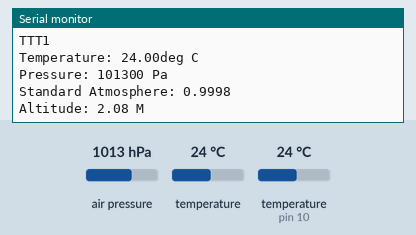
This sketch was run on a simulated Arduino Uno, built with avr-gcc and run on an emulated ATmega328P. Shown: the last lines printed to the serial monitor. Wiring (inferred from the names in the program): BMP180 pressure sensor at I2C address 0x77. The test bench sets the inputs (shaded band); at power-on: temperature (sensor on pin 10) 24 °C, air pressure 1013 hPa, temperature 24 °C.

Above: at 3.8 s.
3.9 s: temperature (sensor on pin 10) set to 12 °C
At 5.3 s:
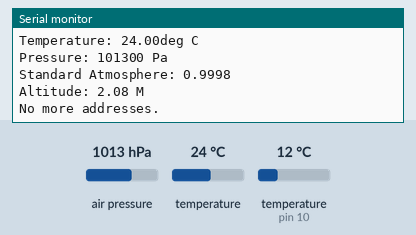
9.9 s: temperature (sensor on pin 10) set to 28 °C
At 16.4 s:
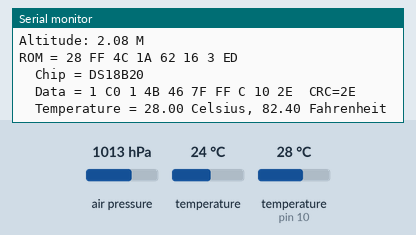
23.4 s: temperature (sensor on pin 10) set to 33 °C
At 30.4 s:
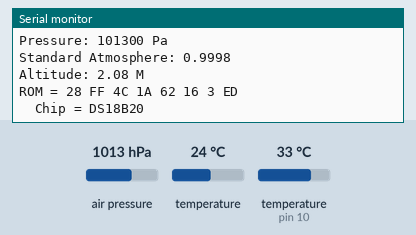
32.1 s: air pressure set to 952 hPa
At 34.5 s:
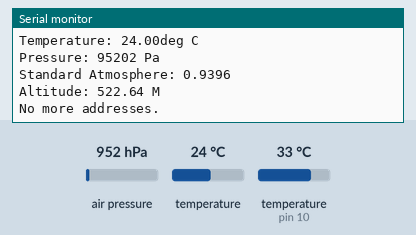
34.7 s: temperature (sensor on pin 10) set to 0 °C
At 39.4 s:
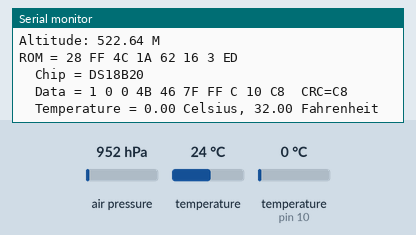
46.9 s: temperature (sensor 0) set to 12 °C
At 50.0 s:
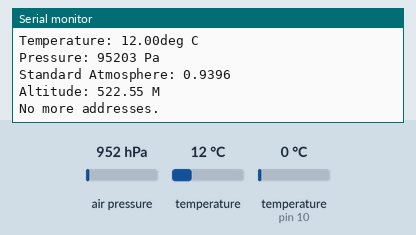
Timing chart, 0 to 50.5 s (numbered marks = the images above; inputs shaded):
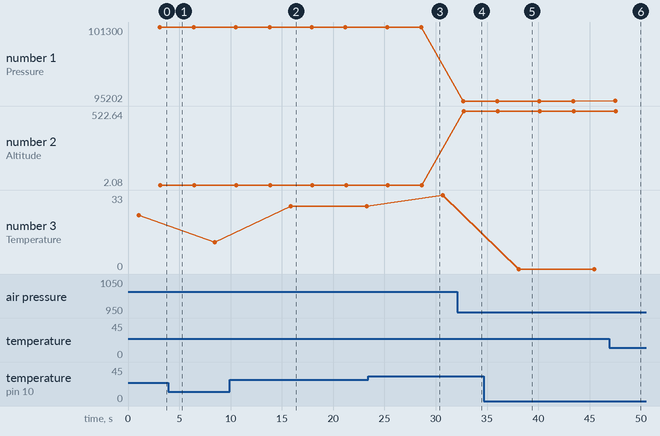

Measured:
- after the input at 9.9 s, the serial monitor: prints a new line after 5.9 s (image 2)
- after the input at 32.1 s, the serial monitor: prints a new line after 0.59 s (image 4)
- after the input at 34.7 s, the serial monitor: prints a new line after 3.3 s (image 5)
- after the input at 46.9 s, the serial monitor: prints a new line after 0.57 s (image 6)
- plotted number 1: 101300 → 95202 after the input at 32.1 s, 95202 → 95203 after the input at 46.9 s
- plotted number 2: 2.08 → 522.64 after the input at 32.1 s, 522.64 → 522.55 after the input at 46.9 s
- plotted number 3: 24 → 12 after the input at 3.9 s, 28 → 33 after the input at 23.4 s, 33 → 0 after the input at 34.7 s

The sketch:

BMPAnd18B20.ino
```cpp
#include <OneWire.h>
#include <Wire.h>
const unsigned char OSS = 0;  // Oversampling Setting
#define BMP085_ADDRESS 0x77  // I2C address of BMP085
OneWire  ds(10);  // 连接arduino10引脚
// Calibration values
int ac1;
int ac2;
int ac3;
unsigned int ac4;
unsigned int ac5;
unsigned int ac6;
int b1;
int b2;
int mb;
int mc;
int md;

// b5 is calculated in bmp085GetTemperature(...), this variable is also used in bmp085GetPressure(...)
// so ...Temperature(...) must be called before ...Pressure(...).
long b5;
void setup(void) {
  Serial.begin(9600);
  Wire.begin();
  Serial.println("TTT0");
  bmp085Calibration();
}

void loop(void) {
  test18b20();
  delay(2000);
  testbmp180();
}

void testbmp180()
{
  Serial.println("TTT1");
  float temperature = bmp085GetTemperature(bmp085ReadUT()); //MUST be called first
  float pressure = bmp085GetPressure(bmp085ReadUP());
  float atm = pressure / 101325; // "standard atmosphere"
  float altitude = calcAltitude(pressure); //Uncompensated caculation - in Meters

  Serial.print("Temperature: ");
  Serial.print(temperature, 2); //display 2 decimal places
  Serial.println("deg C");

  Serial.print("Pressure: ");
  Serial.print(pressure, 0); //whole number only.
  Serial.println(" Pa");

  Serial.print("Standard Atmosphere: ");
  Serial.println(atm, 4); //display 4 decimal places

  Serial.print("Altitude: ");
  Serial.print(altitude, 2); //display 2 decimal places
  Serial.println(" M");

  Serial.println();//line break

  delay(1000); //wait a second and get values again.
}

// Stores all of the bmp085's calibration values into global variables
// Calibration values are required to calculate temp and pressure
// This function should be called at the beginning of the program
void bmp085Calibration()
{
  ac1 = bmp085ReadInt(0xAA);
  ac2 = bmp085ReadInt(0xAC);
  ac3 = bmp085ReadInt(0xAE);
  ac4 = bmp085ReadInt(0xB0);
  ac5 = bmp085ReadInt(0xB2);
  ac6 = bmp085ReadInt(0xB4);
  b1 = bmp085ReadInt(0xB6);
  b2 = bmp085ReadInt(0xB8);
  mb = bmp085ReadInt(0xBA);
  mc = bmp085ReadInt(0xBC);
  md = bmp085ReadInt(0xBE);
}

// Calculate temperature in deg C
float bmp085GetTemperature(unsigned int ut){
  long x1, x2;

  x1 = (((long)ut - (long)ac6)*(long)ac5) >> 15;
  x2 = ((long)mc << 11)/(x1 + md);
  b5 = x1 + x2;

  float temp = ((b5 + 8)>>4);
  temp = temp /10;

  return temp;
}

// Calculate pressure given up
// calibration values must be known
// b5 is also required so bmp085GetTemperature(...) must be called first.
// Value returned will be pressure in units of Pa.
long bmp085GetPressure(unsigned long up){
  long x1, x2, x3, b3, b6, p;
  unsigned long b4, b7;

  b6 = b5 - 4000;
  // Calculate B3
  x1 = (b2 * (b6 * b6)>>12)>>11;
  x2 = (ac2 * b6)>>11;
  x3 = x1 + x2;
  b3 = (((((long)ac1)*4 + x3)<<OSS) + 2)>>2;

  // Calculate B4
  x1 = (ac3 * b6)>>13;
  x2 = (b1 * ((b6 * b6)>>12))>>16;
  x3 = ((x1 + x2) + 2)>>2;
  b4 = (ac4 * (unsigned long)(x3 + 32768))>>15;

  b7 = ((unsigned long)(up - b3) * (50000>>OSS));
  if (b7 < 0x80000000)
    p = (b7<<1)/b4;
  else
    p = (b7/b4)<<1;

  x1 = (p>>8) * (p>>8);
  x1 = (x1 * 3038)>>16;
  x2 = (-7357 * p)>>16;
  p += (x1 + x2 + 3791)>>4;

  long temp = p;
  return temp;
}

// Read 1 byte from the BMP085 at 'address'
char bmp085Read(unsigned char address)
{
  unsigned char data;

  Wire.beginTransmission(BMP085_ADDRESS);
  Wire.write(address);
  Wire.endTransmission();

  Wire.requestFrom(BMP085_ADDRESS, 1);
  while(!Wire.available())
    ;

  return Wire.read();
}

// Read 2 bytes from the BMP085
// First byte will be from 'address'
// Second byte will be from 'address'+1
int bmp085ReadInt(unsigned char address)
{
  unsigned char msb, lsb;

  Wire.beginTransmission(BMP085_ADDRESS);
  Wire.write(address);
  Wire.endTransmission();

  Wire.requestFrom(BMP085_ADDRESS, 2);
  while(Wire.available()<2)
    ;
  msb = Wire.read();
  lsb = Wire.read();

  return (int) msb<<8 | lsb;
}

// Read the uncompensated temperature value
unsigned int bmp085ReadUT(){
  unsigned int ut;

  // Write 0x2E into Register 0xF4
  // This requests a temperature reading
  Wire.beginTransmission(BMP085_ADDRESS);
  Wire.write(0xF4);
  Wire.write(0x2E);
  Wire.endTransmission();

  // Wait at least 4.5ms
  delay(5);

  // Read two bytes from registers 0xF6 and 0xF7
  ut = bmp085ReadInt(0xF6);
  return ut;
}

// Read the uncompensated pressure value
unsigned long bmp085ReadUP(){

  unsigned char msb, lsb, xlsb;
  unsigned long up = 0;

  // Write 0x34+(OSS<<6) into register 0xF4
  // Request a pressure reading w/ oversampling setting
  Wire.beginTransmission(BMP085_ADDRESS);
  Wire.write(0xF4);
  Wire.write(0x34 + (OSS<<6));
  Wire.endTransmission();

  // Wait for conversion, delay time dependent on OSS
  delay(2 + (3<<OSS));

  // Read register 0xF6 (MSB), 0xF7 (LSB), and 0xF8 (XLSB)
  msb = bmp085Read(0xF6);
  lsb = bmp085Read(0xF7);
  xlsb = bmp085Read(0xF8);

  up = (((unsigned long) msb << 16) | ((unsigned long) lsb << 8) | (unsigned long) xlsb) >> (8-OSS);

  return up;
}

void writeRegister(int deviceAddress, byte address, byte val) {
  Wire.beginTransmission(deviceAddress); // start transmission to device
  Wire.write(address);       // send register address
  Wire.write(val);         // send value to write
  Wire.endTransmission();     // end transmission
}

int readRegister(int deviceAddress, byte address){

  int v;
  Wire.beginTransmission(deviceAddress);
  Wire.write(address); // register to read
  Wire.endTransmission();

  Wire.requestFrom(deviceAddress, 1); // read a byte

  while(!Wire.available()) {
    // waiting
  }

  v = Wire.read();
  return v;
}

float calcAltitude(float pressure){

  float A = pressure/101325;
  float B = 1/5.25588;
  float C = pow(A,B);
  C = 1 - C;
  C = C /0.0000225577;

  return C;
}

void test18b20(){

  byte i;
  byte present = 0;
  byte type_s;
  byte data[12];
  byte addr[8];
  float celsius, fahrenheit;

  if ( !ds.search(addr)) {
    Serial.println("No more addresses.");
    Serial.println();
    ds.reset_search();
    delay(250);
    return;
  }

  Serial.print("ROM =");
  for( i = 0; i < 8; i++) {
    Serial.write(' ');
    Serial.print(addr[i], HEX);
  }

  if (OneWire::crc8(addr, 7) != addr[7]) {
      Serial.println("CRC is not valid!");
      return;
  }
  Serial.println();

  // the first ROM byte indicates which chip
  switch (addr[0]) {
    case 0x10:
      Serial.println("  Chip = DS18S20");  // or old DS1820
      type_s = 1;
      break;
    case 0x28:
      Serial.println("  Chip = DS18B20");
      type_s = 0;
      break;
    case 0x22:
      Serial.println("  Chip = DS1822");
      type_s = 0;
      break;
    default:
      Serial.println("Device is not a DS18x20 family device.");
      return;
  }

  ds.reset();
  ds.select(addr);
  ds.write(0x44,1);         // start conversion, with parasite power on at the end

  delay(1000);     // maybe 750ms is enough, maybe not
  // we might do a ds.depower() here, but the reset will take care of it.

  present = ds.reset();
  ds.select(addr);
  ds.write(0xBE);         // Read Scratchpad

  Serial.print("  Data = ");
  Serial.print(present,HEX);
  Serial.print(" ");
  for ( i = 0; i < 9; i++) {           // we need 9 bytes
    data[i] = ds.read();
    Serial.print(data[i], HEX);
    Serial.print(" ");
  }
  Serial.print(" CRC=");
  Serial.print(OneWire::crc8(data, 8), HEX);
  Serial.println();

  // convert the data to actual temperature

  unsigned int raw = (data[1] << 8) | data[0];
  if (type_s) {
    raw = raw << 3; // 9 bit resolution default
    if (data[7] == 0x10) {
      // count remain gives full 12 bit resolution
      raw = (raw & 0xFFF0) + 12 - data[6];
    }
  } else {
    byte cfg = (data[4] & 0x60);
    //Serial.println(cfg,HEX);
    if (cfg == 0x00) raw = raw << 3;  // 9 bit resolution, 93.75 ms
    else if (cfg == 0x20) raw = raw << 2; // 10 bit res, 187.5 ms
    else if (cfg == 0x40) raw = raw << 1; // 11 bit res, 375 ms
    // default is 12 bit resolution, 750 ms conversion time
  }
  celsius = (float)raw / 16.0;
  fahrenheit = celsius * 1.8 + 32.0;
  Serial.print("  Temperature = ");
  Serial.print(celsius);
  Serial.print(" Celsius, ");
  Serial.print(fahrenheit);
  Serial.println(" Fahrenheit");
}
```
